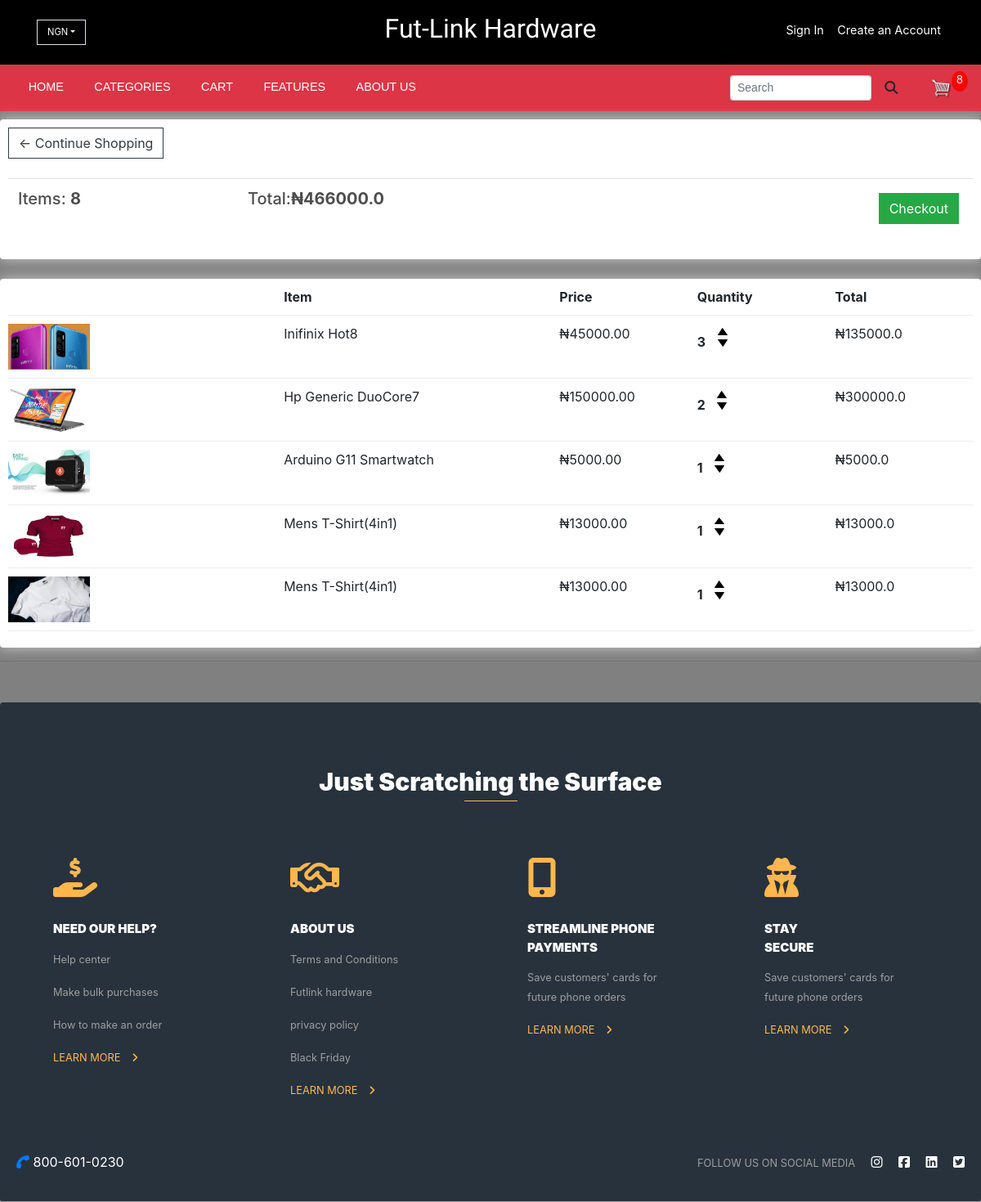
The app's page /cart/ (signed in) with its own data.
### store/models.py (models this page shows, shortened)
class Order(models.Model):
    customer = models.ForeignKey(Customer,on_delete=models.SET_NULL,blank=True,null=True)
    date_ordered = models.DateTimeField(auto_now_add=True)
    complete = models.BooleanField(default=False,null=True,blank=False)
    transaction_id = models.CharField(max_length=200,null=True)
    user = models.OneToOneField(User,null=True,on_delete=models.CASCADE)
    name = models.CharField(max_length=200,null=True)
    email = models.CharField(max_length=200,null=True)

class OrderItem(models.Model):
    product = models.ForeignKey(Product,on_delete=models.SET_NULL,null=True)
    order = models.ForeignKey(Order,on_delete=models.SET_NULL,null=True)

class Product(models.Model):
    name = models.CharField(max_length=200,null=True)
    price = models.DecimalField(max_digits=7,decimal_places=2)
    digital = models.BooleanField(default=False,null=True,blank=False)
    image = models.ImageField(null=True)

### store/views.py (the view)
# urls.py: path('cart/', views.cart, name= "cart"),
def cart(request):
     data = cartData(request)
     cartItems = data['cartItems']
     order = data['order']
     items = data['items']
     context = {'items':items,'order':order,"cartItems":cartItems}
     return render(request, 'store/cart.html', context)

### store/models.py (called while the page is built)
    @property
    def imageURL(self):
        try:
            url = self.image.url
        except:
            url = ''
        return url

    @property
    def get_cart_total(self):
        orderitems = self.orderitem_set.all()
        total = sum([item.get_total for item in orderitems])
        return total

    @property
    def get_cart_items(self):
        orderitems = self.orderitem_set.all()
        total = sum([item.quantity for item in orderitems])
        return total

    @property
    def get_total(self):
        total = self.product.price * self.quantity
        return total

### store/utils.py (called while the page is built)
def cartData(request):
     if request.user.is_authenticated:
        customer = request.user.customer
        order,created = Order.objects.get_or_create(customer=customer,complete=False)
        items = order.orderitem_set.all()
        cartItems = order.get_cart_items
     else:
        cookieData = cookieCart(request)
        cartItems = cookieData['cartItems']
        order = cookieData['order']
        items = cookieData['items']
     return {'cartItems':cartItems,'order':order,'items':items}

### store/templates/store/cart.html
{% extends 'store/main.html' %}
{% load static %}
{% block content %}
<div class="row">
     <div class="col-lg-12">
        <div class="box-element">
            <a  class="btn btn-outline-dark" href="{% url 'store' %}">&#x2190; Continue Shopping</a>
            <br>
            <br>
            <table class="table">
                <tr>
                    <th><h5>Items: <strong>{{order.get_cart_items}}</strong></h5></th>
                    <th><h5>Total:<strong>&#8358;{{order.get_cart_total}}</strong></h5></th>
                    <th>
                        <a  style="float:right; margin:5px;" class="btn btn-success" href="{% url 'checkout' %}">Checkout</a>
                    </th>
                </tr>
            </table>
        </div>
          <br>
        <div class="box-element">
            <div class="cart-row">
                <div style="flex:2"></div>
                <div style="flex:2"><strong>Item</strong></div>
                <div style="flex:1"><strong>Price</strong></div>
                <div style="flex:1"><strong>Quantity</strong></div>
                <div style="flex:1"><strong>Total</strong></div>
            </div>
            {% for item in items %}
            <div class="cart-row">
                <div style="flex:2"><img class="row-image" src="{{item.product.imageURL}}"></div>
                <div style="flex:2"><p>{{item.product.name}}</p></div>
                <div style="flex:1"><p>&#8358;{{item.product.price|floatformat:2}}</p></div>
                <div style="flex:1">
                    <p class="quantity">{{item.quantity}}</p>
                    <div class="quantity">
                        <img data-product="{{item.product.id}}" data-action="add" class="chg-quantity update-cart" src="{% static  'images/arrow-up.png' %}">
                        <img data-product="{{item.product.id}}" data-action="remove" class="chg-quantity update-cart " src="{% static  'images/arrow-down.png' %}">
                    </div>
                </div>
                <div style="flex:1"><p>&#8358;{{item.get_total}}</p></div>
            </div>
            {% endfor %}
     </div>
</div>
{% endblock content %}

### static/css/main.css (style rules this page uses)
body { background-color: #808080; }
h1,h2,h3,h4,h5,h6 { color:hsl(0, 0%, 30%); }
.box-element { box-shadow:hsl(0, 0%, 80%) 0 0 16px; background-color: #fff; border-radius: 4px; padding: 10px; }
.col-lg-4, .col-lg-6, .col-lg-8, .col-lg-12 { margin-top: 10px; }
.btn { border-radius: 0; }
.row-image { width: 100px; }
.cart-row { display: flex; align-items: flex-stretch; padding-bottom: 10px; margin-bottom: 10px; border-bottom: 1px solid #ececec; }
.quantity { display: inline-block; font-weight: 700; padding-right:10px; }
.chg-quantity { width: 12px; cursor: pointer; display: block; margin-top: 5px; transition:.1s; }

### records on screen
Order: get_cart_items "8", get_cart_total "466000.0"
OrderItem: product.imageURL (picture), product.name "Inifinix Hot8", product.price "45000.00", quantity "3", get_total "135000.0"
OrderItem: product.imageURL (picture), product.name "Hp Generic DuoCore7", product.price "150000.00", quantity "2", get_total "300000.0"
OrderItem: product.imageURL (picture), product.name "Arduino G11 Smartwatch", product.price "5000.00", quantity "1", get_total "5000.0"
OrderItem: product.imageURL (picture), product.name "Mens T-Shirt(4in1)", product.price "13000.00", quantity "1", get_total "13000.0"
OrderItem: product.imageURL (picture), product.name "Mens T-Shirt(4in1)", product.price "13000.00", quantity "1", get_total "13000.0"

### other values on screen
{{ cartItems }} "8"
